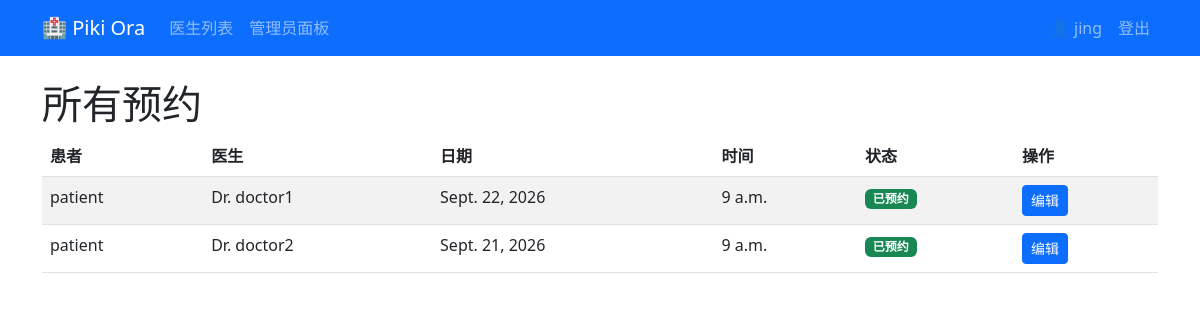
/admin-dashboard/appointments/ (signed in), run on the app's committed database.
### blog/models.py (models this page shows, shortened)
class Appointment(models.Model):
    STATUS_CHOICES = [
        ('Booked', '已预约'),
        ('Cancelled', '已取消'),
    ]
    patient = models.ForeignKey(
        Patient,
        on_delete=models.CASCADE,
        related_name='appointments'
    )
    time_slot = models.OneToOneField(
        TimeSlot,
        on_delete=models.CASCADE,
        related_name='appointment'
    )
    status = models.CharField(
        max_length=20,
        choices=STATUS_CHOICES,
        default='Booked'
    )
    notes = models.TextField(blank=True)
    created_at = models.DateTimeField(auto_now_add=True)
    updated_at = models.DateTimeField(auto_now=True)
    class Meta:
        ordering = ['-created_at']

class Patient(models.Model):
    user = models.OneToOneField(
        User,
        on_delete=models.CASCADE,
        related_name='patient_profile'
    )
    phone = models.CharField(max_length=20)
    created_at = models.DateTimeField(auto_now_add=True)
    class Meta:
        ordering = ['-created_at']

class TimeSlot(models.Model):
    doctor = models.ForeignKey(
        Doctor,
        on_delete=models.CASCADE,
        related_name='time_slots'
    )
    date = models.DateField()
    start_time = models.TimeField()
    is_available = models.BooleanField(default=True)
    created_at = models.DateTimeField(auto_now_add=True)
    class Meta:
        unique_together = ['doctor', 'date', 'start_time']
        ordering = ['date', 'start_time']

class Doctor(models.Model):
    user = models.OneToOneField(
        User,
        on_delete=models.CASCADE,
        related_name='doctor_profile'
    )
    specialty = models.CharField(max_length=100)
    phone = models.CharField(max_length=20)
    bio = models.TextField(blank=True)
    created_at = models.DateTimeField(auto_now_add=True)
    class Meta:
        ordering = ['-created_at']

### blog/views.py (the view)
# urls.py: path('admin-dashboard/appointments/', views.manage_appointments, name='manage_appointments'),
@login_required
@user_passes_test(is_admin)
def manage_appointments(request):
    appointments = Appointment.objects.all().order_by('-created_at')
    return render(request, 'manage_appointments.html', {
        'appointments': appointments
    })

### blog/views.py (called while the page is built)
def is_admin(user):
    return user.is_superuser

### templates/manage_appointments.html (shortened to what this page needs)
{% extends 'base.html' %}
{% block content %}
<h1>所有预约</h1>
{% if appointments %}
    <table class="table table-striped">
        <thead>
            <tr>
                <th>患者</th>
                <th>医生</th>
                <th>日期</th>
                <th>时间</th>
                <th>状态</th>
                <th>操作</th>
            </tr>
        </thead>
        <tbody>
            {% for appointment in appointments %}
                <tr>
                    <td>{{ appointment.patient.user.username }}</td>
                    <td>Dr. {{ appointment.time_slot.doctor.user.username }}</td>
                    <td>{{ appointment.time_slot.date }}</td>
                    <td>{{ appointment.time_slot.start_time }}</td>
                    <td>
                        {% if appointment.status == 'Booked' %}
                            <span class="badge bg-success">已预约</span>
                        {% else %}
                            <span class="badge bg-danger">已取消</span>
                        {% endif %}
                    </td>
                    <td>
                        <a href="{% url 'admin_edit_appointment' appointment.id %}"
                           class="btn btn-primary btn-sm">
                            编辑
                        </a>
                    </td>
                </tr>
            {% endfor %}
        </tbody>
    </table>
{% else %}
    <p>暂无预约</p>
{% endif %}
{% endblock %}

### templates/base.html (shortened to what this page needs)
{% load static %}
<!DOCTYPE html>
<html lang="en">
<head>
    <link href="https://cdn.jsdelivr.net/npm/bootstrap@5.3.0/dist/css/bootstrap.min.css" rel="stylesheet">
</head>
<body>
    <nav class="navbar navbar-expand-lg navbar-dark bg-primary">
        <div class="container">
            <a class="navbar-brand" href="{% url 'home' %}">🏥 Piki Ora</a>
            <ul class="navbar-nav me-auto">
                <li class="nav-item"><a class="nav-link" href="{% url 'doctor_list' %}">医生列表</a></li>
                {% if user.is_authenticated %}
                    {% if user.is_superuser %}
                        <li class="nav-item"><a class="nav-link" href="{% url 'admin_dashboard' %}">管理员面板</a></li>
                    {% elif user.is_staff %}
                        <li class="nav-item"><a class="nav-link" href="{% url 'doctor_set_slot' %}">设置时间段</a></li>
                        <li class="nav-item"><a class="nav-link" href="{% url 'doctor_appointments' %}">我的预约</a></li>
                    {% else %}
                        <li class="nav-item"><a class="nav-link" href="{% url 'my_appointments' %}">我的预约</a></li>
                    {% endif %}
                {% endif %}
            </ul>
            <ul class="navbar-nav">
                {% if user.is_authenticated %}
                    <li class="nav-item"><span class="nav-link">👤 {{ user.username }}</span></li>
                    <li class="nav-item"><a class="nav-link" href="{% url 'logout' %}">登出</a></li>
                {% else %}
                    <li class="nav-item"><a class="nav-link" href="{% url 'login' %}">登录</a></li>
                    <li class="nav-item"><a class="nav-link" href="{% url 'register' %}">注册</a></li>
                {% endif %}
            </ul>
        </div>
    </nav>
    <div class="container mt-4">
        {% block content %}{% endblock %}
    </div>
</body>
</html>

### data on the page
Appointment: patient.user.username "patient", time_slot.doctor.user.username "doctor1", time_slot "Sept. 22, 2026", time_slot.start_time "9 a.m.", status "已预约"
Appointment: patient.user.username "patient", time_slot.doctor.user.username "doctor2", time_slot "Sept. 21, 2026", time_slot.start_time "9 a.m.", status "已预约"

### other printed values
{{ user.username }} "jing"
